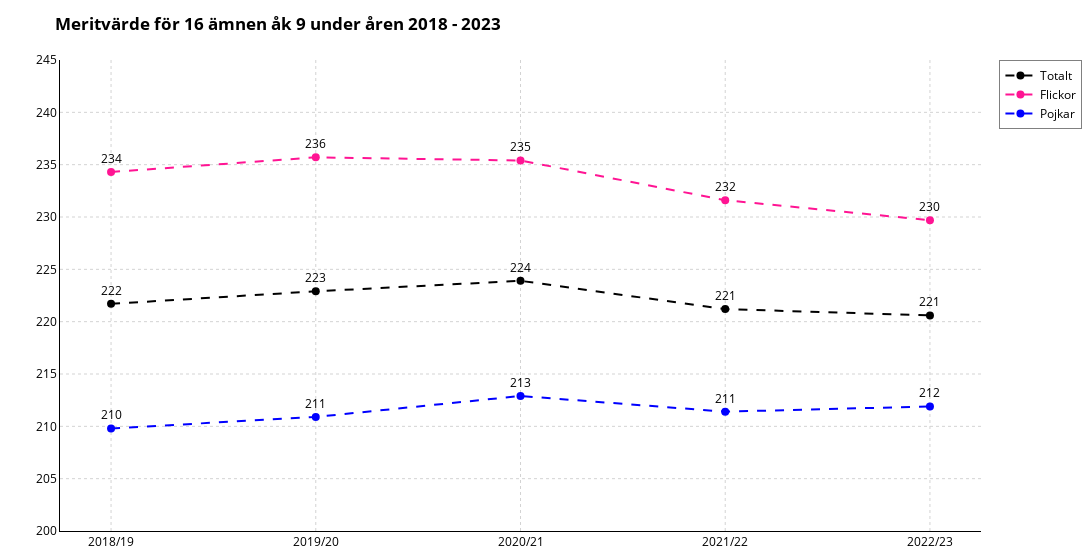

Notebook code cell kept with this figure:
### Markdown cell above
--- 
---
---
---

# du kan ta bort grid, byta ut label mot annotering plus pil nära linjerna, sänka kontrast för major tick labels, och spines

### Code cell
import pandas as pd
import plotly.graph_objects as go
from plotly.subplots import make_subplots

df_1b = pd.read_excel("betyg_o_prov_riksnivå.xlsx", sheet_name="Tabell 1B")
data_1b = df_1b.iloc[7:13].copy()

b_columns = [
    "Läsår",
    "Medelvärde 16 ämnen totalt",
    "Medelvärde 16 ämnen flickor",
    "Medelvärde 16 ämnen pojkar",
    "Medelvärde 17 ämnen totalt",
    "Medelvärde 17 flickor",
    "Medelvärde 17 pojkar",
    "% Som saknar godkänt",
    "P Flickor",
    "P Pojkar",
]

data_1b.columns = b_columns

data_1b.dropna(inplace=True)

years = data_1b["Läsår"]
Mean_T = data_1b["Medelvärde 16 ämnen totalt"]
Mean_F = data_1b["Medelvärde 16 ämnen flickor"]
Mean_P = data_1b["Medelvärde 16 ämnen pojkar"]

fig = make_subplots(rows=1, cols=1)

fig.add_trace(
    go.Scatter(
        x=years,
        y=Mean_T,
        mode="lines+markers+text",
        name="Totalt",
        marker=dict(color="black", size=8),
        line=dict(dash="dash"),
        text=[f"{round(val)}" for val in Mean_T],
        hoverinfo="text+x+y",
        textposition="top center",
        textfont=dict(color="black")
    )
)

fig.add_trace(
    go.Scatter(
        x=years,
        y=Mean_F,
        mode="lines+markers+text",
        name="Flickor",
        marker=dict(color="deeppink", size=8),
        line=dict(dash="dash"),
        text=[f"{round(val)}" for val in Mean_F],
        hoverinfo="text+x+y",
        textposition="top center",
        textfont=dict(color="black")
    )
)

fig.add_trace(
    go.Scatter(
        x=years,
        y=Mean_P,
        mode="lines+markers+text",
        name="Pojkar",
        marker=dict(color="blue", size=8),
        line=dict(dash="dash"),
        text=[f"{round(val)}" for val in Mean_P],
        hoverinfo="text+x+y",
        textposition="top center",
        textfont=dict(color="black")
    )
)

fig.update_xaxes(showgrid=True, gridcolor="lightgray", gridwidth=1, zeroline=True, zerolinecolor='black', tickfont=dict(color="black"), griddash="dot", showline=True, linewidth=1, linecolor='black')
fig.update_yaxes(showgrid=True, gridcolor="lightgray", gridwidth=1, zeroline=True, zerolinecolor='black', tickfont=dict(color="black"), griddash="dot", range=[200, 245], showline=True, linewidth=1, linecolor='black')

fig.update_layout(
    title="<b>Meritvärde för 16 ämnen åk 9 under åren 2018 - 2023</b>",
    plot_bgcolor="white",
    paper_bgcolor="white",
    font=dict(color="black"),
    legend=dict(font=dict(color="black"), bgcolor="white", bordercolor="gray", borderwidth=1),
    margin=dict(t=60, b=10, l=60, r=10),
    width=1200,  

    hoverlabel=dict(
        font=dict(color="black")
    )
)

fig.show()

### Figure 1 — Plotly figure (JSON) as saved in the notebook; plotly's stock layout.template omitted (floating-point values rounded to 4 significant figures)
{"data": [{"hoverinfo": "text+x+y", "line": {"dash": "dash"}, "marker": {"color": "black", "size": 8}, "mode": "lines+markers+text", "name": "Totalt", "text": ["222", "223", "224", "221", "221"], "textfont": {"color": "black"}, "textposition": "top center", "type": "scatter", "x": ["2018/19", "2019/20", "2020/21", "2021/22", "2022/23"], "y": [221.7, 222.9, 223.9, 221.2, 220.6]}, {"hoverinfo": "text+x+y", "line": {"dash": "dash"}, "marker": {"color": "deeppink", "size": 8}, "mode": "lines+markers+text", "name": "Flickor", "text": ["234", "236", "235", "232", "230"], "textfont": {"color": "black"}, "textposition": "top center", "type": "scatter", "x": ["2018/19", "2019/20", "2020/21", "2021/22", "2022/23"], "y": [234.3, 235.7, 235.4, 231.6, 229.7]}, {"hoverinfo": "text+x+y", "line": {"dash": "dash"}, "marker": {"color": "blue", "size": 8}, "mode": "lines+markers+text", "name": "Pojkar", "text": ["210", "211", "213", "211", "212"], "textfont": {"color": "black"}, "textposition": "top center", "type": "scatter", "x": ["2018/19", "2019/20", "2020/21", "2021/22", "2022/23"], "y": [209.8, 210.9, 212.9, 211.4, 211.9]}], "layout": {"font": {"color": "black"}, "hoverlabel": {"font": {"color": "black"}}, "legend": {"bgcolor": "white", "bordercolor": "gray", "borderwidth": 1, "font": {"color": "black"}}, "margin": {"b": 10, "l": 60, "r": 10, "t": 60}, "paper_bgcolor": "white", "plot_bgcolor": "white", "title": {"text": "<b>Meritvärde för 16 ämnen åk 9 under åren 2018 - 2023</b>"}, "width": 1200, "xaxis": {"anchor": "y", "domain": [0, 1], "gridcolor": "lightgray", "griddash": "dot", "gridwidth": 1, "linecolor": "black", "linewidth": 1, "showgrid": true, "showline": true, "tickfont": {"color": "black"}, "zeroline": true, "zerolinecolor": "black"}, "yaxis": {"anchor": "x", "domain": [0, 1], "gridcolor": "lightgray", "griddash": "dot", "gridwidth": 1, "linecolor": "black", "linewidth": 1, "range": [200, 245], "showgrid": true, "showline": true, "tickfont": {"color": "black"}, "zeroline": true, "zerolinecolor": "black"}}}
